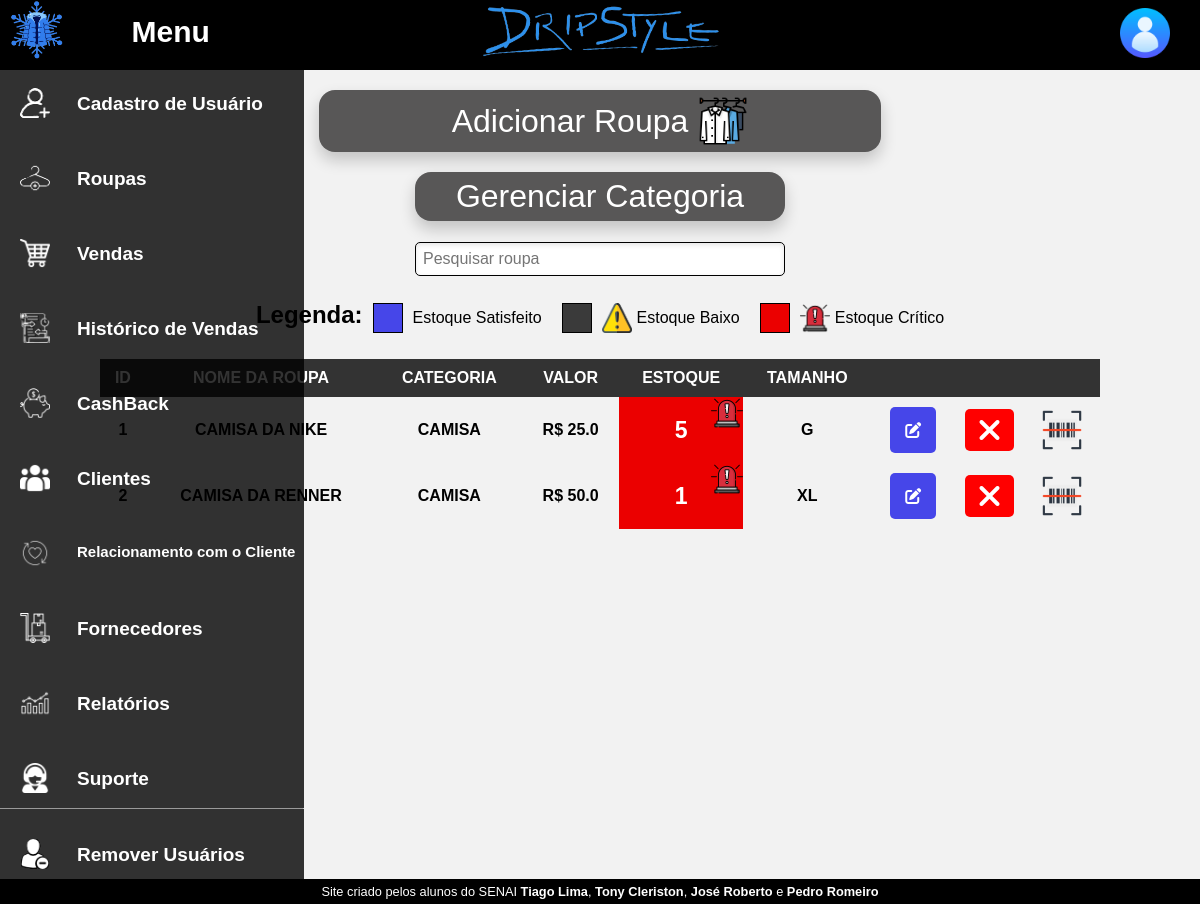
Page /roupas (signed in) on the committed database.
### loja_de_roupa/models/__init__.py (models this page shows)
class Roupas(database.Model):
    id_roupas = database.Column(database.Integer, primary_key=True)
    nome_roupa = database.Column(database.String, nullable=False, unique=True)
    categoria = database.Column(database.String, nullable=False)
    tamanho = database.Column(database.String, nullable=False)
    estoque = database.Column(database.Integer, nullable=False)
    min_estoque = database.Column(database.Integer)
    valor = database.Column(database.Float, nullable=False)
    descricao = database.Column(database.String)

### loja_de_roupa/routers/__init__.py (the view, shortened to what this page needs)
@app.route("/roupas",methods=['GET', 'POST'])
@login_required
def roupas():
    gerenciamento = FormGerenciamentoRoupas()
    table = Roupas.query.all()
    roupas = [{'id': r.id_roupas, 'nome_roupa': r.nome_roupa, 'categoria':r.categoria, 'tamanho': r.tamanho,'estoque': r.estoque,'valor': r.valor,'min_estoque': r.min_estoque,'descricao': r.descricao} for r in table]
    categorias = Categoria.query.all()
    categoria = [{'id': c.id_categoria,'categoria': c.nome_categoria} for c in categorias]
    return render_template('gerenciamentoRoupas.html',gerenciamento=gerenciamento,roupas=roupas,categoria=categoria)

### loja_de_roupa/models/__init__.py (called while the page is built)
@login_manager.user_loader
def load_usuario(id):
    return Usuario.query.get(id)

### loja_de_roupa/templates/gerenciamentoRoupas.html (shortened to what this page needs)
{% extends 'base.html' %} {% block body %}
<div style="display: flex;flex-direction: wrap;justify-content: center;">
	<div style="display: flex;flex-direction: column;align-content: center;align-items: center;width: 50vw; margin: 0px;">
		<button id="add-roupa-btn" style="width: 562px;">
			Adicionar Roupa
			<img src="{{ url_for('static', filename='wardrobe.png') }}" style="width:50px;height:50px; margin-left:10px;" alt="Texto alternativo" />
		</button>
	</div>
</div>
<div style="display: flex;flex-direction: wrap;align-content: center;justify-content: center;">
	<div style="display: flex;flex-direction: column;align-content: center;align-items: center;width: 50vw; margin: 0px;">
		<button id="add-categoria-btn" onclick="toggleFormAddCat()">Gerenciar Categoria</button>
	</div>
</div>
<div style="display:flex;flex-direction: column;align-items: center;">
	<div class="search-bar" style="margin-top:13px;margin-bottom:22px;">
		<input style="padding:7px;" type="text" id="search-input" placeholder="Pesquisar roupa" oninput="filterTable()" />
	</div>
	<div style="display: flex; align-items: center; margin-bottom: 20px;">
		<h3 style="margin-right: 10px;">Legenda:</h3>
		<div style="display: flex;">
			<div style="display: flex; align-items: center; margin-right: 20px;">
				<div style="width: 30px; height: 30px; background-color: #4646e9; margin-right: 10px;border: 1px solid black;"></div>
				<span>Estoque Satisfeito</span>
			</div>
			<div style="display: flex; align-items: center; margin-right: 20px;">
				<div style="width: 30px; height: 30px; background-color: #3a3a3a; margin-right: 10px;border: 1px solid black;"></div>
				<img src="{{ url_for('static', filename='alerta.png') }}" style="width:30px;height:30px;" />
				<span style="margin-left:5px;">Estoque Baixo</span>
			</div>
			<div style="display: flex; align-items: center;">
				<div style="width: 30px; height: 30px; background-color: #eb0000; margin-right: 10px;border: 1px solid black;"></div>
				<img src="{{ url_for('static', filename='alarme.png') }}" style="width:30px;height:30px;" />
				<span style="margin-left:5px;">Estoque Crítico</span>
			</div>
		</div>
	</div>
	<table style="width: 1000px; margin:0;margin-bottom:25px;" id="clothes-table">
		<thead>
			<tr>
				<th>id</th>
				<th>Nome da Roupa</th>
				<th>Categoria</th>
				<th>Valor</th>
				<th>Estoque</th>
				<th>Tamanho</th>
				<th></th>
				<th></th>
				<th></th>
			</tr>
		</thead>
		<tbody>
			{% for r in roupas %}
			<tr>
				<th>{{ r.id }}</th>
				<th>{{ r.nome_roupa }}</th>
				<th>{{ r.categoria }}</th>
				<th>R$ {{ r.valor }}</th>
				<th style="color: #fff; font-size: 23px; font-family: revert; background-color: {% if r.estoque < r.min_estoque/2 %}#eb0000{% elif r.estoque < r.min_estoque %}#3a3a3a{% else %}#4646e9{% endif %}; position: relative;">
					{% if r.estoque < r.min_estoque/2 %}
					<img src="{{ url_for('static', filename='alarme.png') }}" style="position: absolute; top: 0; right: 0;" />
					{% elif r.estoque < r.min_estoque %}
					<img src="{{ url_for('static', filename='alerta.png') }}" style="position: absolute; top: 0; right: 0;" />
					{% endif %} {{ r.estoque }}
				</th>
				<th>{{ r.tamanho }}</th>
				<th>
					<button
						style="margin:0;width:46px;height:46px;"
						id="editar-button"
						class="editar-button"
						data-id="{{ r.id }}"
						data-nome="{{ r.nome_roupa }}"
						data-valor="{{ r.valor }}"
						data-tamanho="{{ r.tamanho }}"
						data-categoria="{{ r.categoria }}"
						data-estoque="{{ r.estoque }}"
						data-descricao="{{ r.descricao }}"
						data-min="{{ r.min_estoque }}"
					>
						<i class="fas fa-edit" aria-hidden="true"></i>
					</button>
				</th>
				<th>
					<form style="all:unset;" action="/excluir/{{ r.id }}" method="POST">
						<button style="margin:0;" class="excluir-button" type="submit" data-product-name="{{r.nome_roupa}}" data-product-id="{{ r.id }}"><i class="fa fa-times fa-2x" aria-hidden="true"></i></button>
					</form>
				</th>
				<th><img src="{{ url_for('static', filename='leitura-de-codigo-de-barras.png') }}" id="barcode-image" style="width:40px; height:40px;" /></th>
			</tr>
			{% endfor %}
		</tbody>
	</table>
</div>
{% endblock %}

### loja_de_roupa/static/style.css (style rules this page uses)
* { margin: 0; padding: 0; box-sizing: border-box; }
h3 { text-align: center; font-size: 24px; font-weight: bold; font-family: Arial, sans-serif; margin-top: 5px; margin-bottom: 10px; }
body { background-color: #f2f2f2; font-family: Arial, sans-serif; }
form { background-color: #ffffff; border-radius: 25px; box-shadow: 0px 2px 10px rgba(0, 0, 0, 0.3); margin: 100px auto; max-width: 400px; padding: 30px; margin-bottom: 30px; margin-top:16px; }
input[type="text"],[type="email"], input[type="password"],select { border:0.1px solid black; border-radius: 5px; box-shadow: inset 0px 2px 5px rgba(0, 0, 0, 0.1); font-size: 16px; padding: 12px; width: 100%; }
button { background-color: #333333; border: none; border-radius: 5px; color: #ffffff; cursor: pointer; font-size: 16px; padding: 10px; margin-top: 20px; width: 100%; }
#add-roupa-btn { display: flex; justify-content:center; align-items: center; background-color: #585757; color: #fff; font-size: 2rem; padding: 1rem 2rem; border: none; border-radius: 1rem; box-shadow: 0 0.5rem 1rem rgba(0, 0, 0, 0.2); cursor: pointer; width: 370px; padding: 6px; margin-top: 20px; }
#add-categoria-btn { display: flex; justify-content:center; align-items: center; background-color: #585757; color: #fff; font-size: 2rem; padding: 1rem 2rem; border: none; border-radius: 1rem; box-shadow: 0 0.5rem 1rem rgba(0, 0, 0, 0.2); cursor: pointer; width: 370px; padding: 6px; margin-top: 20px; }
table { border-collapse: collapse; width: 100%; max-width: 1400px; margin: 0 auto; }
thead { background-color: #333; color: #fff; }
th, td { padding: 10px; text-align: center; }
th { text-transform: uppercase; }
tbody tr:nth-child(even) { background-color: #f2f2f2; }
.excluir-button { background-color: red; color: white; border: none; font-weight:bold; cursor: pointer; padding: 5px; border-radius: 5px; }
.editar-button { background-color: #4646e9; color: white; border: none; font-weight:bold; cursor: pointer; padding: 5px; border-radius: 5px; }
.search-bar { width:386px; height:40px; padding: 8px; }

### rows in the picture
Roupas: id "1", nome_roupa "CAMISA DA NIKE", categoria "CAMISA", valor "25.0", estoque "5", tamanho "G"
Roupas: id "2", nome_roupa "CAMISA DA RENNER", categoria "CAMISA", valor "50.0", estoque "1", tamanho "XL"
